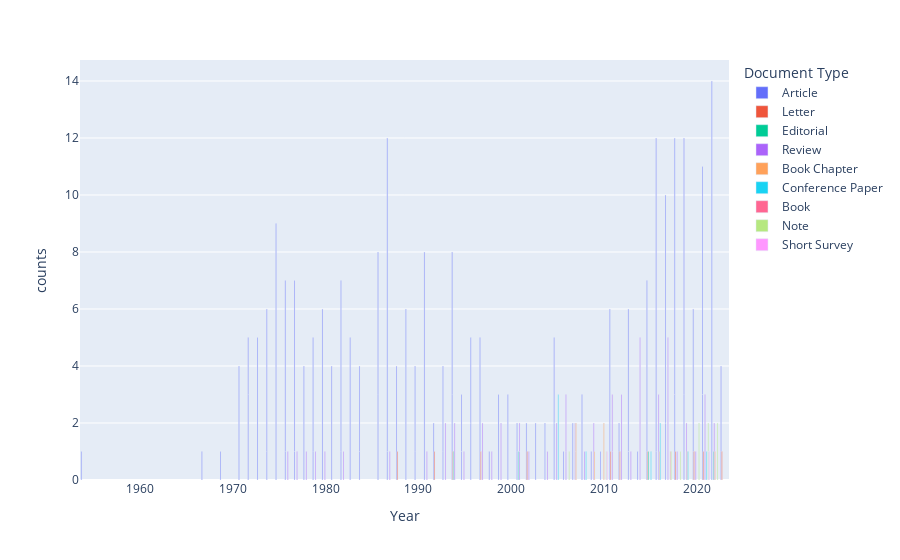

Here is the notebook cell this chart was saved with:
### Code cell
fig = px.bar(temp_df, x='Year',y='counts', color='Document Type', barmode='group')
fig.show()

### Figure 1 — Plotly figure (JSON) as saved in the notebook; plotly's stock layout.template omitted (floating-point values rounded to 4 significant figures)
{"data": [{"alignmentgroup": "True", "hovertemplate": "Document Type=Article<br>Year=%{x}<br>counts=%{y}<extra></extra>", "legendgroup": "Article", "marker": {"color": "#636efa", "pattern": {"shape": ""}}, "name": "Article", "offsetgroup": "Article", "orientation": "v", "showlegend": true, "textposition": "auto", "type": "bar", "x": [1972, 1974, 1976, 1977, 1979, 1982, 1984, 1986, 1987, 1990, 1993, 1994, 1995, 1996, 2001, 2005, 2009, 2012, 2013, 2015, 2016, 2017, 2018, 2019, 2020, 2021, 2023, 1954, 1967, 1969, 1971, 1972, 1973, 1974, 1975, 1976, 1977, 1978, 1979, 1980, 1981, 1982, 1983, 1984, 1986, 1987, 1988, 1989, 1990, 1991, 1992, 1993, 1994, 1995, 1996, 1997, 1998, 1999, 2000, 2001, 2002, 2003, 2004, 2005, 2006, 2007, 2008, 2010, 2011, 2012, 2013, 2014, 2015, 2016, 2017, 2018, 2019, 2020, 2021, 2022, 2023], "xaxis": "x", "y": [3, 1, 1, 1, 1, 1, 1, 3, 1, 1, 1, 3, 1, 2, 1, 2, 1, 1, 1, 1, 1, 2, 3, 3, 1, 3, 1, 1, 1, 1, 4, 2, 5, 5, 9, 6, 6, 4, 4, 6, 4, 6, 5, 3, 5, 11, 4, 6, 3, 8, 2, 3, 5, 2, 3, 5, 1, 3, 3, 1, 2, 2, 2, 3, 1, 2, 3, 1, 6, 1, 5, 1, 6, 11, 8, 9, 9, 5, 8, 14, 3], "yaxis": "y"}, {"alignmentgroup": "True", "hovertemplate": "Document Type=Letter<br>Year=%{x}<br>counts=%{y}<extra></extra>", "legendgroup": "Letter", "marker": {"color": "#EF553B", "pattern": {"shape": ""}}, "name": "Letter", "offsetgroup": "Letter", "orientation": "v", "showlegend": true, "textposition": "auto", "type": "bar", "x": [1997, 2002, 2023, 1988, 1992, 1994, 2011, 2012, 2015, 2018, 2020, 2021], "xaxis": "x", "y": [1, 1, 1, 1, 1, 1, 1, 1, 1, 1, 1, 1], "yaxis": "y"}, {"alignmentgroup": "True", "hovertemplate": "Document Type=Editorial<br>Year=%{x}<br>counts=%{y}<extra></extra>", "legendgroup": "Editorial", "marker": {"color": "#00cc96", "pattern": {"shape": ""}}, "name": "Editorial", "offsetgroup": "Editorial", "orientation": "v", "showlegend": true, "textposition": "auto", "type": "bar", "x": [2001, 2015, 2022, 1994], "xaxis": "x", "y": [1, 1, 1, 1], "yaxis": "y"}, {"alignmentgroup": "True", "hovertemplate": "Document Type=Review<br>Year=%{x}<br>counts=%{y}<extra></extra>", "legendgroup": "Review", "marker": {"color": "#ab63fa", "pattern": {"shape": ""}}, "name": "Review", "offsetgroup": "Review", "orientation": "v", "showlegend": true, "textposition": "auto", "type": "bar", "x": [2001, 2006, 2007, 2011, 2018, 1976, 1977, 1978, 1979, 1980, 1982, 1987, 1991, 1993, 1994, 1995, 1997, 1998, 1999, 2001, 2002, 2004, 2005, 2006, 2007, 2008, 2009, 2011, 2012, 2013, 2014, 2016, 2017, 2019, 2020, 2021, 2022], "xaxis": "x", "y": [1, 1, 1, 1, 1, 1, 1, 1, 1, 1, 1, 1, 1, 2, 2, 1, 2, 1, 2, 1, 1, 1, 2, 2, 1, 1, 2, 2, 3, 1, 5, 3, 5, 2, 1, 3, 2], "yaxis": "y"}, {"alignmentgroup": "True", "hovertemplate": "Document Type=Book Chapter<br>Year=%{x}<br>counts=%{y}<extra></extra>", "legendgroup": "Book Chapter", "marker": {"color": "#FFA15A", "pattern": {"shape": ""}}, "name": "Book Chapter", "offsetgroup": "Book Chapter", "orientation": "v", "showlegend": true, "textposition": "auto", "type": "bar", "x": [2007, 2009, 2016, 2007, 2010, 2019, 2022], "xaxis": "x", "y": [1, 1, 1, 1, 2, 1, 1], "yaxis": "y"}, {"alignmentgroup": "True", "hovertemplate": "Document Type=Conference Paper<br>Year=%{x}<br>counts=%{y}<extra></extra>", "legendgroup": "Conference Paper", "marker": {"color": "#19d3f3", "pattern": {"shape": ""}}, "name": "Conference Paper", "offsetgroup": "Conference Paper", "orientation": "v", "showlegend": true, "textposition": "auto", "type": "bar", "x": [2008, 2005, 2015, 2016, 2019, 2021], "xaxis": "x", "y": [1, 3, 1, 2, 1, 1], "yaxis": "y"}, {"alignmentgroup": "True", "hovertemplate": "Document Type=Book<br>Year=%{x}<br>counts=%{y}<extra></extra>", "legendgroup": "Book", "marker": {"color": "#FF6692", "pattern": {"shape": ""}}, "name": "Book", "offsetgroup": "Book", "orientation": "v", "showlegend": true, "textposition": "auto", "type": "bar", "x": [2017], "xaxis": "x", "y": [1], "yaxis": "y"}, {"alignmentgroup": "True", "hovertemplate": "Document Type=Note<br>Year=%{x}<br>counts=%{y}<extra></extra>", "legendgroup": "Note", "marker": {"color": "#B6E880", "pattern": {"shape": ""}}, "name": "Note", "offsetgroup": "Note", "orientation": "v", "showlegend": true, "textposition": "auto", "type": "bar", "x": [2018, 2021, 2006, 2010, 2017, 2020, 2021, 2022], "xaxis": "x", "y": [1, 1, 1, 1, 1, 2, 1, 2], "yaxis": "y"}, {"alignmentgroup": "True", "hovertemplate": "Document Type=Short Survey<br>Year=%{x}<br>counts=%{y}<extra></extra>", "legendgroup": "Short Survey", "marker": {"color": "#FF97FF", "pattern": {"shape": ""}}, "name": "Short Survey", "offsetgroup": "Short Survey", "orientation": "v", "showlegend": true, "textposition": "auto", "type": "bar", "x": [2021, 2010], "xaxis": "x", "y": [1, 1], "yaxis": "y"}], "layout": {"barmode": "group", "legend": {"title": {"text": "Document Type"}, "tracegroupgap": 0}, "margin": {"t": 60}, "xaxis": {"anchor": "y", "domain": [0, 1], "title": {"text": "Year"}}, "yaxis": {"anchor": "x", "domain": [0, 1], "title": {"text": "counts"}}}}
